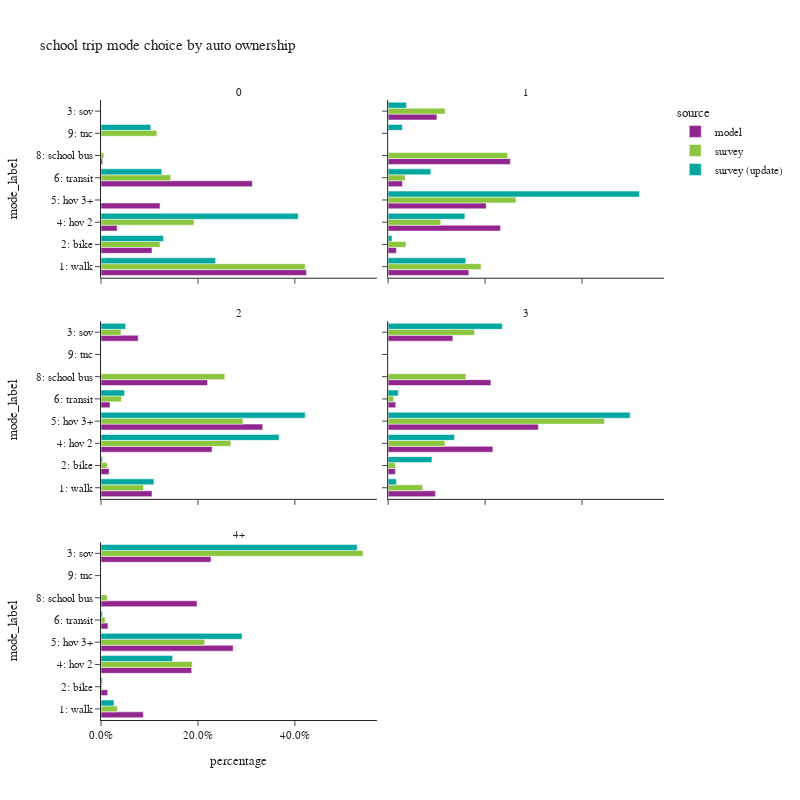

Source (notebook cell):
### Code cell
plot_mode_choice(sc_trip.loc[sc_trip['auto_ownership_4+']!="-1"],"auto_ownership_4+",
                 {"auto_ownership_4+":["0","1","2","3","4+"],
                  "tmodetp_label":["1: walk","2: bike","3: sov","4: hov 2","5: hov 3+","6: transit",
                                   "8: school bus","9: other–survey only"]},
                 "auto ownership",2,800)

### Figure 1 — Plotly figure (JSON) as saved in the notebook; plotly's stock layout.template omitted (floating-point values rounded to 4 significant figures)
{"data": [{"alignmentgroup": "True", "customdata": [[8371], [2078], [659], [2407], [6166], [69], [1]], "hovertemplate": "source=model<br>auto_ownership_4+=0<br>percentage=%{x}<br>mode_label=%{y}<br>sample count=%{customdata[0]}<extra></extra>", "legendgroup": "model", "marker": {"color": "#91268F", "pattern": {"shape": ""}}, "name": "model", "offsetgroup": "model", "orientation": "h", "showlegend": true, "textposition": "auto", "type": "bar", "x": [0.4238, 0.1052, 0.03337, 0.1219, 0.3122, 0.003493, 5.063e-05], "xaxis": "x5", "y": ["1: walk", "2: bike", "4: hov 2", "5: hov 3+", "6: transit", "8: school bus", "9: tnc"], "yaxis": "y5"}, {"alignmentgroup": "True", "customdata": [[19404], [1974], [11717], [27033], [23585], [3445], [29369]], "hovertemplate": "source=model<br>auto_ownership_4+=1<br>percentage=%{x}<br>mode_label=%{y}<br>sample count=%{customdata[0]}<extra></extra>", "legendgroup": "model", "marker": {"color": "#91268F", "pattern": {"shape": ""}}, "name": "model", "offsetgroup": "model", "orientation": "h", "showlegend": false, "textposition": "auto", "type": "bar", "x": [0.1665, 0.01694, 0.1006, 0.232, 0.2024, 0.02956, 0.252], "xaxis": "x6", "y": ["1: walk", "2: bike", "3: sov", "4: hov 2", "5: hov 3+", "6: transit", "8: school bus"], "yaxis": "y6"}, {"alignmentgroup": "True", "customdata": [[27737], [4413], [20219], [60383], [87927], [4941], [57915], [2]], "hovertemplate": "source=model<br>auto_ownership_4+=2<br>percentage=%{x}<br>mode_label=%{y}<br>sample count=%{customdata[0]}<extra></extra>", "legendgroup": "model", "marker": {"color": "#91268F", "pattern": {"shape": ""}}, "name": "model", "offsetgroup": "model", "orientation": "h", "showlegend": false, "textposition": "auto", "type": "bar", "x": [0.1052, 0.01675, 0.07672, 0.2291, 0.3336, 0.01875, 0.2198, 7.589e-06], "xaxis": "x3", "y": ["1: walk", "2: bike", "3: sov", "4: hov 2", "5: hov 3+", "6: transit", "8: school bus", "9: tnc"], "yaxis": "y3"}, {"alignmentgroup": "True", "customdata": [[11805], [1817], [16154], [26124], [37482], [1904], [25633], [2]], "hovertemplate": "source=model<br>auto_ownership_4+=3<br>percentage=%{x}<br>mode_label=%{y}<br>sample count=%{customdata[0]}<extra></extra>", "legendgroup": "model", "marker": {"color": "#91268F", "pattern": {"shape": ""}}, "name": "model", "offsetgroup": "model", "orientation": "h", "showlegend": false, "textposition": "auto", "type": "bar", "x": [0.09763, 0.01503, 0.1336, 0.216, 0.31, 0.01575, 0.212, 1.654e-05], "xaxis": "x4", "y": ["1: walk", "2: bike", "3: sov", "4: hov 2", "5: hov 3+", "6: transit", "8: school bus", "9: tnc"], "yaxis": "y4"}, {"alignmentgroup": "True", "customdata": [[5351], [841], [13920], [11476], [16718], [878], [12149], [1]], "hovertemplate": "source=model<br>auto_ownership_4+=4+<br>percentage=%{x}<br>mode_label=%{y}<br>sample count=%{customdata[0]}<extra></extra>", "legendgroup": "model", "marker": {"color": "#91268F", "pattern": {"shape": ""}}, "name": "model", "offsetgroup": "model", "orientation": "h", "showlegend": false, "textposition": "auto", "type": "bar", "x": [0.08724, 0.01371, 0.227, 0.1871, 0.2726, 0.01432, 0.1981, 1.63e-05], "xaxis": "x", "y": ["1: walk", "2: bike", "3: sov", "4: hov 2", "5: hov 3+", "6: transit", "8: school bus", "9: tnc"], "yaxis": "y"}, {"alignmentgroup": "True", "customdata": [[12], [2], [1], [4], [2], [1]], "hovertemplate": "source=survey<br>auto_ownership_4+=0<br>percentage=%{x}<br>mode_label=%{y}<br>sample count=%{customdata[0]}<extra></extra>", "legendgroup": "survey", "marker": {"color": "#8CC63E", "pattern": {"shape": ""}}, "name": "survey", "offsetgroup": "survey", "orientation": "h", "showlegend": true, "textposition": "auto", "type": "bar", "x": [0.4213, 0.1218, 0.1919, 0.1439, 0.005855, 0.1152], "xaxis": "x5", "y": ["1: walk", "2: bike", "4: hov 2", "6: transit", "8: school bus", "9: tnc"], "yaxis": "y5"}, {"alignmentgroup": "True", "customdata": [[35], [12], [11], [30], [41], [13], [38]], "hovertemplate": "source=survey<br>auto_ownership_4+=1<br>percentage=%{x}<br>mode_label=%{y}<br>sample count=%{customdata[0]}<extra></extra>", "legendgroup": "survey", "marker": {"color": "#8CC63E", "pattern": {"shape": ""}}, "name": "survey", "offsetgroup": "survey", "orientation": "h", "showlegend": false, "textposition": "auto", "type": "bar", "x": [0.1918, 0.03681, 0.1176, 0.1085, 0.2635, 0.0352, 0.2466], "xaxis": "x6", "y": ["1: walk", "2: bike", "3: sov", "4: hov 2", "5: hov 3+", "6: transit", "8: school bus"], "yaxis": "y6"}, {"alignmentgroup": "True", "customdata": [[42], [9], [16], [99], [97], [12], [74]], "hovertemplate": "source=survey<br>auto_ownership_4+=2<br>percentage=%{x}<br>mode_label=%{y}<br>sample count=%{customdata[0]}<extra></extra>", "legendgroup": "survey", "marker": {"color": "#8CC63E", "pattern": {"shape": ""}}, "name": "survey", "offsetgroup": "survey", "orientation": "h", "showlegend": false, "textposition": "auto", "type": "bar", "x": [0.08752, 0.01268, 0.04129, 0.2681, 0.2928, 0.04228, 0.2554], "xaxis": "x3", "y": ["1: walk", "2: bike", "3: sov", "4: hov 2", "5: hov 3+", "6: transit", "8: school bus"], "yaxis": "y3"}, {"alignmentgroup": "True", "customdata": [[4], [3], [19], [20], [31], [1], [17]], "hovertemplate": "source=survey<br>auto_ownership_4+=3<br>percentage=%{x}<br>mode_label=%{y}<br>sample count=%{customdata[0]}<extra></extra>", "legendgroup": "survey", "marker": {"color": "#8CC63E", "pattern": {"shape": ""}}, "name": "survey", "offsetgroup": "survey", "orientation": "h", "showlegend": false, "textposition": "auto", "type": "bar", "x": [0.07147, 0.01479, 0.1782, 0.1172, 0.4462, 0.01153, 0.1605], "xaxis": "x4", "y": ["1: walk", "2: bike", "3: sov", "4: hov 2", "5: hov 3+", "6: transit", "8: school bus"], "yaxis": "y4"}, {"alignmentgroup": "True", "customdata": [[1], [1], [11], [5], [4], [2], [4]], "hovertemplate": "source=survey<br>auto_ownership_4+=4+<br>percentage=%{x}<br>mode_label=%{y}<br>sample count=%{customdata[0]}<extra></extra>", "legendgroup": "survey", "marker": {"color": "#8CC63E", "pattern": {"shape": ""}}, "name": "survey", "offsetgroup": "survey", "orientation": "h", "showlegend": false, "textposition": "auto", "type": "bar", "x": [0.03379, 0.002638, 0.5407, 0.1881, 0.2139, 0.008224, 0.01264], "xaxis": "x", "y": ["1: walk", "2: bike", "3: sov", "4: hov 2", "5: hov 3+", "6: transit", "8: school bus"], "yaxis": "y"}, {"alignmentgroup": "True", "customdata": [[15], [1], [2], [7], [2]], "hovertemplate": "source=survey (update)<br>auto_ownership_4+=0<br>percentage=%{x}<br>mode_label=%{y}<br>sample count=%{customdata[0]}<extra></extra>", "legendgroup": "survey (update)", "marker": {"color": "#00A7A0", "pattern": {"shape": ""}}, "name": "survey (update)", "offsetgroup": "survey (update)", "orientation": "h", "showlegend": true, "textposition": "auto", "type": "bar", "x": [0.2363, 0.1287, 0.4069, 0.1253, 0.1028], "xaxis": "x5", "y": ["1: walk", "2: bike", "4: hov 2", "6: transit", "9: tnc"], "yaxis": "y5"}, {"alignmentgroup": "True", "customdata": [[37], [9], [8], [28], [35], [16], [1]], "hovertemplate": "source=survey (update)<br>auto_ownership_4+=1<br>percentage=%{x}<br>mode_label=%{y}<br>sample count=%{customdata[0]}<extra></extra>", "legendgroup": "survey (update)", "marker": {"color": "#00A7A0", "pattern": {"shape": ""}}, "name": "survey (update)", "offsetgroup": "survey (update)", "orientation": "h", "showlegend": false, "textposition": "auto", "type": "bar", "x": [0.1601, 0.008006, 0.03776, 0.1584, 0.5184, 0.08799, 0.02938], "xaxis": "x6", "y": ["1: walk", "2: bike", "3: sov", "4: hov 2", "5: hov 3+", "6: transit", "9: tnc"], "yaxis": "y6"}, {"alignmentgroup": "True", "customdata": [[42], [8], [13], [99], [94], [12]], "hovertemplate": "source=survey (update)<br>auto_ownership_4+=2<br>percentage=%{x}<br>mode_label=%{y}<br>sample count=%{customdata[0]}<extra></extra>", "legendgroup": "survey (update)", "marker": {"color": "#00A7A0", "pattern": {"shape": ""}}, "name": "survey (update)", "offsetgroup": "survey (update)", "orientation": "h", "showlegend": false, "textposition": "auto", "type": "bar", "x": [0.1092, 0.003082, 0.05062, 0.3674, 0.4212, 0.04845], "xaxis": "x3", "y": ["1: walk", "2: bike", "3: sov", "4: hov 2", "5: hov 3+", "6: transit"], "yaxis": "y3"}, {"alignmentgroup": "True", "customdata": [[4], [3], [18], [19], [28], [1]], "hovertemplate": "source=survey (update)<br>auto_ownership_4+=3<br>percentage=%{x}<br>mode_label=%{y}<br>sample count=%{customdata[0]}<extra></extra>", "legendgroup": "survey (update)", "marker": {"color": "#00A7A0", "pattern": {"shape": ""}}, "name": "survey (update)", "offsetgroup": "survey (update)", "orientation": "h", "showlegend": false, "textposition": "auto", "type": "bar", "x": [0.0171, 0.09036, 0.2355, 0.1369, 0.4992, 0.02089], "xaxis": "x4", "y": ["1: walk", "2: bike", "3: sov", "4: hov 2", "5: hov 3+", "6: transit"], "yaxis": "y4"}, {"alignmentgroup": "True", "customdata": [[1], [1], [12], [4], [4], [2]], "hovertemplate": "source=survey (update)<br>auto_ownership_4+=4+<br>percentage=%{x}<br>mode_label=%{y}<br>sample count=%{customdata[0]}<extra></extra>", "legendgroup": "survey (update)", "marker": {"color": "#00A7A0", "pattern": {"shape": ""}}, "name": "survey (update)", "offsetgroup": "survey (update)", "orientation": "h", "showlegend": false, "textposition": "auto", "type": "bar", "x": [0.02687, 0.002661, 0.5285, 0.1478, 0.2909, 0.003248], "xaxis": "x", "y": ["1: walk", "2: bike", "3: sov", "4: hov 2", "5: hov 3+", "6: transit"], "yaxis": "y"}], "layout": {"annotations": [{"font": {}, "showarrow": false, "text": "4+", "x": 0.245, "xanchor": "center", "xref": "paper", "y": 0.2867, "yanchor": "bottom", "yref": "paper"}, {"font": {}, "showarrow": false, "text": "2", "x": 0.245, "xanchor": "center", "xref": "paper", "y": 0.6433, "yanchor": "bottom", "yref": "paper"}, {"font": {}, "showarrow": false, "text": "3", "x": 0.755, "xanchor": "center", "xref": "paper", "y": 0.6433, "yanchor": "bottom", "yref": "paper"}, {"font": {}, "showarrow": false, "text": "0", "x": 0.245, "xanchor": "center", "xref": "paper", "y": 1.0, "yanchor": "bottom", "yref": "paper"}, {"font": {}, "showarrow": false, "text": "1", "x": 0.755, "xanchor": "center", "xref": "paper", "y": 1.0, "yanchor": "bottom", "yref": "paper"}], "barmode": "group", "height": 800, "legend": {"title": {"text": "source"}, "tracegroupgap": 0}, "title": {"text": "school trip mode choice by auto ownership"}, "width": 800, "xaxis": {"anchor": "y", "domain": [0.0, 0.49], "tickformat": ".1%", "title": {"text": "percentage"}}, "xaxis2": {"anchor": "y2", "domain": [0.51, 1.0], "matches": "x", "tickformat": ".1%", "title": {"text": "percentage"}}, "xaxis3": {"anchor": "y3", "domain": [0.0, 0.49], "matches": "x", "showticklabels": false, "tickformat": ".1%"}, "xaxis4": {"anchor": "y4", "domain": [0.51, 1.0], "matches": "x", "showticklabels": false, "tickformat": ".1%"}, "xaxis5": {"anchor": "y5", "domain": [0.0, 0.49], "matches": "x", "showticklabels": false, "tickformat": ".1%"}, "xaxis6": {"anchor": "y6", "domain": [0.51, 1.0], "matches": "x", "showticklabels": false, "tickformat": ".1%"}, "yaxis": {"anchor": "x", "domain": [0.0, 0.2867], "title": {"text": "mode_label"}}, "yaxis2": {"anchor": "x2", "domain": [0.0, 0.2867], "matches": "y", "showticklabels": false}, "yaxis3": {"anchor": "x3", "domain": [0.3567, 0.6433], "matches": "y", "title": {"text": "mode_label"}}, "yaxis4": {"anchor": "x4", "domain": [0.3567, 0.6433], "matches": "y", "showticklabels": false}, "yaxis5": {"anchor": "x5", "domain": [0.7133, 1.0], "matches": "y", "title": {"text": "mode_label"}}, "yaxis6": {"anchor": "x6", "domain": [0.7133, 1.0], "matches": "y", "showticklabels": false}}}
